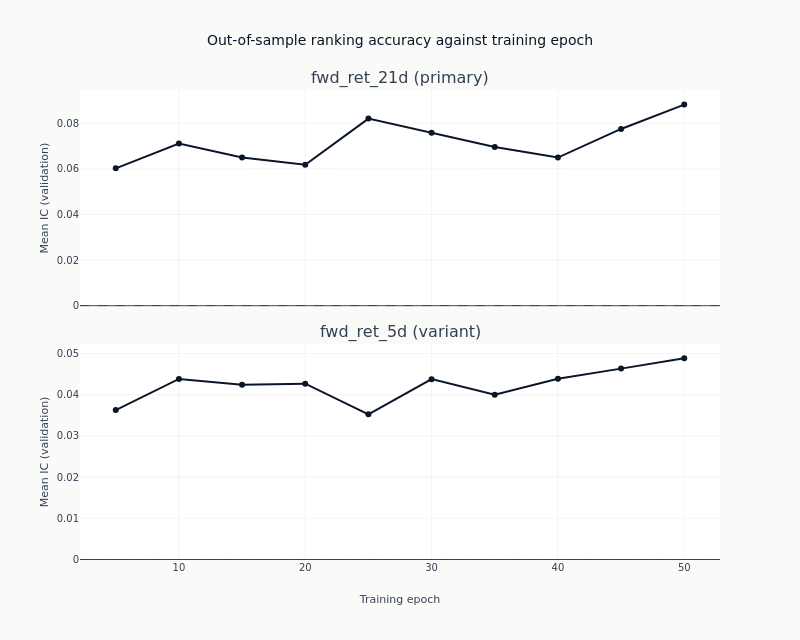

The notebook cell this image was saved under:
### Markdown cell above
### What more training does

Each line traces one label's out-of-sample IC as epochs are added. This is the figure the
checkpoint dimension exists to produce, and it separates two things a single end-of-training
number cannot.

A line that rises and then falls has an interior optimum: the network was still learning, then
began fitting the training window at the expense of the validation folds. A line that wanders
around zero without trend never had anything to learn, and its highest point is wherever the
noise happened to peak. Both produce a respectable-looking maximum, which is why the maximum is
not what a checkpoint is judged on and why all ten are published rather than the best one.

One panel per label, each with its own vertical scale, because a horizon with something to learn
and one without would be averaged into a single indistinct band if they shared axes.

### Code cell
curves = catalog.filter("full_coverage").sort("label", "checkpoint_value")
fig = make_subplots(
    rows=len(panel_labels),
    cols=1,
    shared_xaxes=True,
    vertical_spacing=0.08,
    subplot_titles=[
        f"{label} ({'primary' if label == primary else 'variant'})" for label in panel_labels
    ],
)
for row, label in enumerate(panel_labels, start=1):
    series = curves.filter(pl.col("label") == label)
    fig.add_trace(
        go.Scatter(
            x=series.get_column("checkpoint_value").to_list(),
            y=series.get_column("ic_mean").to_list(),
            mode="lines+markers",
            name=label,
            showlegend=False,
            line=dict(color=COLORS["blue"], width=2),
            marker=dict(size=6, color=COLORS["blue"]),
        ),
        row=row,
        col=1,
    )
    fig.add_hline(y=0, line_width=1, line_dash="dash", line_color=COLORS["neutral"], row=row, col=1)
    fig.update_yaxes(title_text="Mean IC (validation)", row=row, col=1)
fig.update_xaxes(title_text="Training epoch", row=len(panel_labels), col=1)
fig.update_layout(
    title="Out-of-sample ranking accuracy against training epoch",
    height=320 * len(panel_labels),
    width=800,
    margin=dict(t=90),
)
# Read off the frame rather than asserted, so the alt text stays true of the next run.
_spans = "; ".join(
    f"{label} from {curves.filter(pl.col('label') == label).get_column('ic_mean').min():.3f} "
    f"to {curves.filter(pl.col('label') == label).get_column('ic_mean').max():.3f}"
    for label in panel_labels
)
show_plotly_with_alt(
    fig,
    "Line chart of mean validation information coefficient against training epoch, one panel per "
    "label, each with its own vertical scale and a dashed zero line. Counted from the frame: "
    f"{_spans}.",
)

### Figure 1 — Plotly figure (JSON) as saved in the notebook; plotly's stock layout.template omitted (floating-point values rounded to 4 significant figures)
{"data": [{"line": {"color": "#0a1628", "width": 2}, "marker": {"color": "#0a1628", "size": 6}, "mode": "lines+markers", "name": "fwd_ret_21d", "showlegend": false, "type": "scatter", "x": [5, 10, 15, 20, 25, 30, 35, 40, 45, 50], "xaxis": "x", "y": [0.06022, 0.0711, 0.06495, 0.0618, 0.08204, 0.07588, 0.06955, 0.06497, 0.07751, 0.0882], "yaxis": "y"}, {"line": {"color": "#0a1628", "width": 2}, "marker": {"color": "#0a1628", "size": 6}, "mode": "lines+markers", "name": "fwd_ret_5d", "showlegend": false, "type": "scatter", "x": [5, 10, 15, 20, 25, 30, 35, 40, 45, 50], "xaxis": "x2", "y": [0.03626, 0.04381, 0.0424, 0.04266, 0.03523, 0.04377, 0.04001, 0.04384, 0.04632, 0.04881], "yaxis": "y2"}], "layout": {"annotations": [{"font": {"size": 16}, "showarrow": false, "text": "fwd_ret_21d (primary)", "x": 0.5, "xanchor": "center", "xref": "paper", "y": 1.0, "yanchor": "bottom", "yref": "paper"}, {"font": {"size": 16}, "showarrow": false, "text": "fwd_ret_5d (variant)", "x": 0.5, "xanchor": "center", "xref": "paper", "y": 0.46, "yanchor": "bottom", "yref": "paper"}], "height": 640, "margin": {"t": 90}, "shapes": [{"line": {"color": "#334155", "dash": "dash", "width": 1}, "type": "line", "x0": 0, "x1": 1, "xref": "x domain", "y0": 0, "y1": 0, "yref": "y"}, {"line": {"color": "#334155", "dash": "dash", "width": 1}, "type": "line", "x0": 0, "x1": 1, "xref": "x2 domain", "y0": 0, "y1": 0, "yref": "y2"}], "title": {"text": "Out-of-sample ranking accuracy against training epoch"}, "width": 800, "xaxis": {"anchor": "y", "domain": [0.0, 1.0], "matches": "x2", "showticklabels": false}, "xaxis2": {"anchor": "y2", "domain": [0.0, 1.0], "title": {"text": "Training epoch"}}, "yaxis": {"anchor": "x", "domain": [0.54, 1.0], "title": {"text": "Mean IC (validation)"}}, "yaxis2": {"anchor": "x2", "domain": [0.0, 0.46], "title": {"text": "Mean IC (validation)"}}}}
